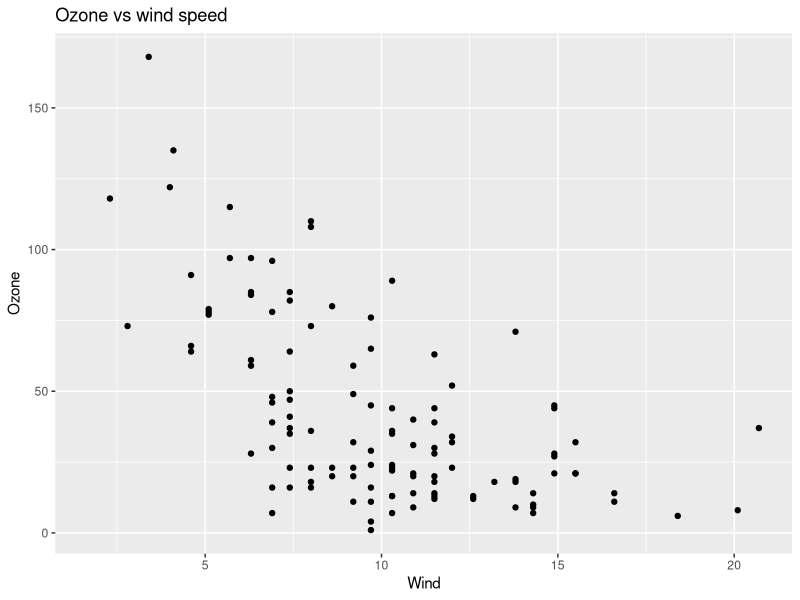
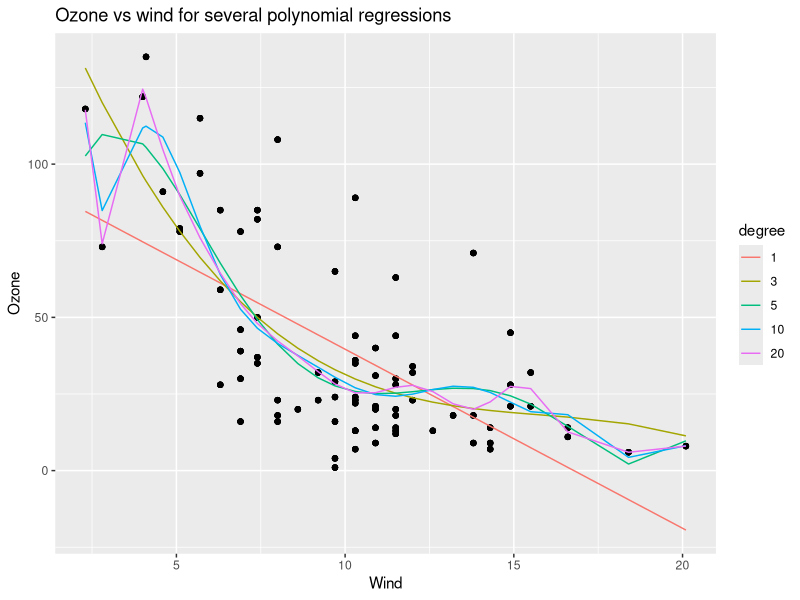
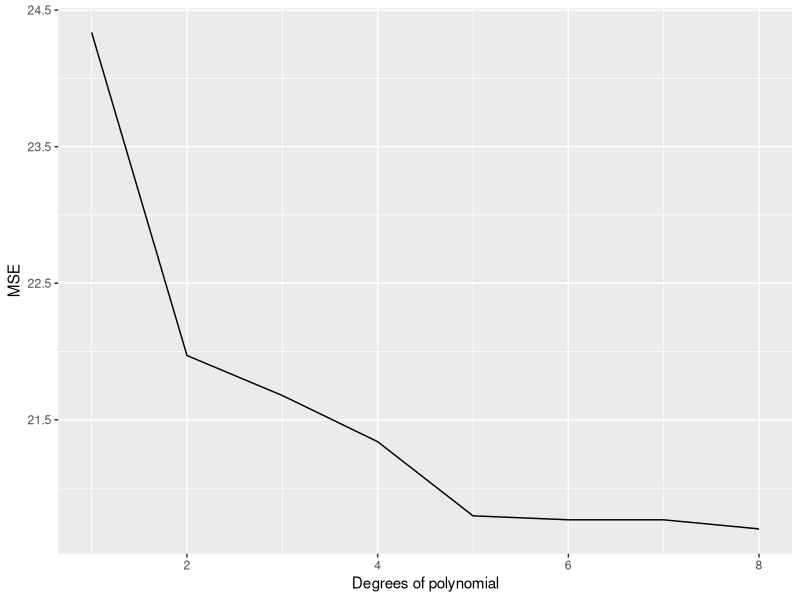

These figures' R source, in order:
## ---- chunk 1
###Overfitting

require(data.table)
library(rpart)
require(ggplot2)

set.seed(456)

##Reading data
overfitting_data=data.table(airquality)
ggplot(overfitting_data,aes(Wind,Ozone))+geom_point()+ggtitle("Ozone vs wind speed")
data_test=na.omit(overfitting_data[,.(Wind,Ozone)])
train_sample=sample(1:nrow(data_test),size = 0.7*nrow(data_test))

###creation of polynomial models
degree_of_poly=1:20
degree_to_plot=c(1,3,5,10,20)
polynomial_model=list()
df_result=NULL
for (degree in degree_of_poly)
{
 fm=as.formula(paste0("Ozone~poly(Wind,",degree,",raw=T)"))
 polynomial_model=c(polynomial_model,list(lm(fm,data_test[train_sample])))
 Polynomial_degree=paste0(degree)
 data_fitted=tail(polynomial_model,1)[[1]]$fitted.values
 new_df=data.table(Wind=data_test[train_sample,Wind],Ozone_real=data_test[train_sample,Ozone],Ozone_fitted=tail(polynomial_model,1)[[1]]$fitted.values,degree=as.factor(degree))
 if (is.null(df_result))
 df_result=new_df
 else
 df_result=rbind(df_result,new_df)
}
gg=ggplot(df_result[degree%in%degree_to_plot],aes(x=Wind))+geom_point(aes(y=Ozone_real))+geom_line(aes(color=degree,y=Ozone_fitted))
gg+ggtitle('Ozone vs wind for several polynomial regressions')+ylab('Ozone')

###Computing SE
SE_train_list=c()
SE_test_list=c()

for (poly_mod in polynomial_model)
{
 #print(summary(poly_mod))
 SE_train_list=c(SE_train_list,sqrt(mean(poly_mod$residuals^2)))
 SE_test=sqrt(mean((data_test[-train_sample]-predict(poly_mod,data_test[-train_sample,]))^2))
 SE_test_list=c(SE_test_list,SE_test)
}

data_plot=data.table(SE_test_list,SE_train_list,degree_of_poly)
ggplot(data_plot[degree_of_poly<=8])+geom_line(aes(x=degree_of_poly,y=SE_test_list),color='red')+geom_line(aes(x=degree_of_poly,y=SE_train_list))+ylab('MSE')+xlab('Degrees of polynomial')
